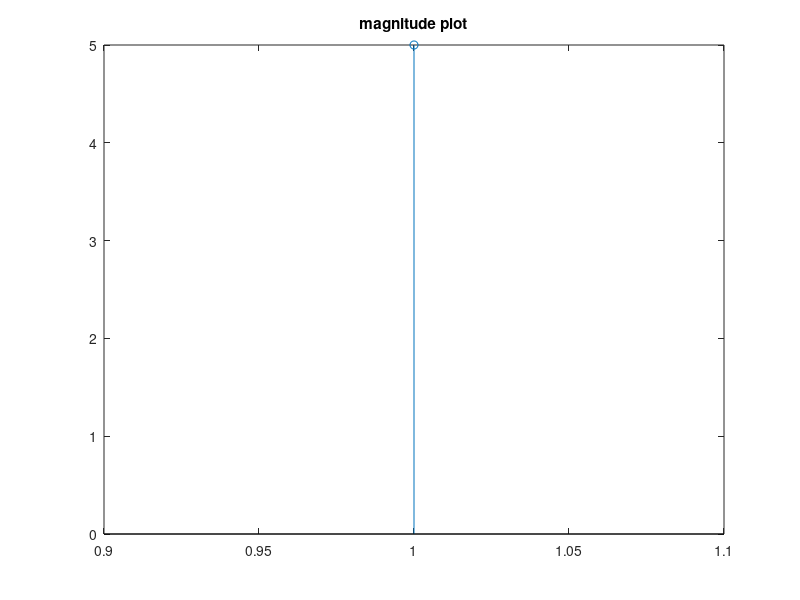
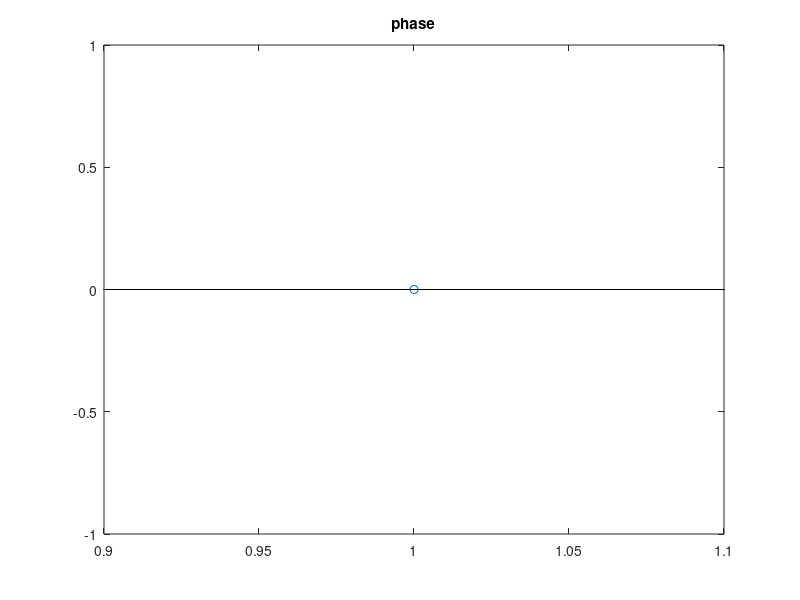

Recreate these plots in MATLAB, in order.
clear all
close all
clc
x = input ('Enter the sequence x(n) : ');
N = length(x);
for k=0:1:N-1
   for n=0:1:N-1
y(n+1,k+1) = exp(-i*2*pi*k*n/N);
   end
end
z=y*x';
mag=abs(z);
phase=rad2deg(angle(z));
figure
stem(mag);
title('magnitude plot')
figure
stem(phase)
title('phase')